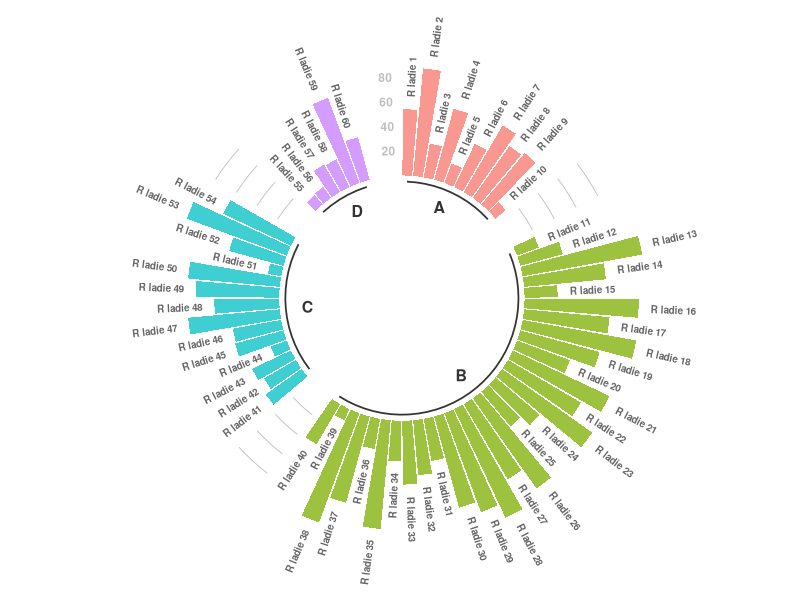

Write the R code that produced this figure.
# Librerias
library(ggplot2)
library(tidyverse)

data <- data.frame(
  individual=paste( "R ladie ", seq(1,60), sep=""),
  group=c( rep('A', 10), rep('B', 30), rep('C', 14), rep('D', 6)) ,
  value=sample( seq(10,100), 60, replace=T)
)

data$group<-as.factor(data$group)

# setear el numero de barras vacias entre cada grupo
empty_bar <- 3
to_add <- data.frame( matrix(NA, empty_bar*nlevels(data$group), ncol(data)) )
colnames(to_add) <- colnames(data)
to_add$group <- rep(levels(data$group), each=empty_bar)
data <- rbind(data, to_add)
data <- data %>% arrange(group)
data$id <- seq(1, nrow(data))

#Info para las etiquetas, alineacion y angulo
label_data <- data
number_of_bar <- nrow(label_data)
angle <- 90 - 360 * (label_data$id-0.5) /number_of_bar     
label_data$hjust <- ifelse( angle < -90, 1, 0)
label_data$angle <- ifelse(angle < -90, angle+180, angle)

# preparar la dataframe para la linea de base
#(en que posicion de x empieza  y termina la linea de base para cada grupo sin tener en cuenta los espacios vacios)
base_data <- data %>% 
  group_by(group) %>% 
  summarize(start=min(id), end=max(id) - empty_bar) %>% 
  rowwise() %>% 
  mutate(title=mean(c(start, end)))


# preparar la base de datos para armar la grilla del eje (escalas, tres segmento).
#Los segmentos del eje van en los espacios vacios y solo 
grid_data <- base_data
grid_data$end <- grid_data$end[ c( nrow(grid_data), 1:nrow(grid_data)-1)] + 1
#cambia el orden. Suma uno porque quiero que la linea de la grilla empiece un indice despues de que termina el grupo
grid_data$start <- grid_data$start - 1 #
grid_data <- grid_data[-1,] #entre el grupo D y A no hay segmentos por eso se borra la ultima linea

# El plot
con_eje <- ggplot(data, aes(x=as.factor(id), y=value, fill=group)) +    
  
  geom_bar(aes(x=as.factor(id), y=value, fill=group), stat="identity", alpha=0.5) +
  
  # Se agregan segmentos tenindo en cuenta los valores de y 
  geom_segment(data=grid_data, aes(x = end, y = 80, xend = start, yend = 80), colour = "grey", alpha=1, size=0.3 , inherit.aes = FALSE ) +
  geom_segment(data=grid_data, aes(x = end, y = 60, xend = start, yend = 60), colour = "grey", alpha=1, size=0.3 , inherit.aes = FALSE ) +
  geom_segment(data=grid_data, aes(x = end, y = 40, xend = start, yend = 40), colour = "grey", alpha=1, size=0.3 , inherit.aes = FALSE ) +
  geom_segment(data=grid_data, aes(x = end, y = 20, xend = start, yend = 20), colour = "grey", alpha=1, size=0.3 , inherit.aes = FALSE ) +
  
  # Se agregan los numeros de los segmentos
  annotate("text", x = rep(max(data$id),4), y = c(20, 40, 60, 80), label = c("20", "40", "60", "80") , color="grey", size=3 , angle=0, fontface="bold", hjust=1) +
  
  geom_bar(aes(x=as.factor(id), y=value, fill=group), stat="identity", alpha=0.5) +
  ylim(-100,120) +
  theme_minimal() +
  theme(
    legend.position = "none",
    axis.text = element_blank(),
    axis.title = element_blank(),
    panel.grid = element_blank(),
    plot.margin = unit(rep(-1,4), "cm") 
  ) +
  coord_polar() + 
  geom_text(data=label_data, aes(x=id, y=value+10, label=individual, hjust=hjust), color="black", fontface="bold",alpha=0.6, size=2.5, angle= label_data$angle, inherit.aes = FALSE ) +
  
  # Informacion de la linea base
  geom_segment(data=base_data, aes(x = start, y = -5, xend = end, yend = -5), colour = "black", alpha=0.8, size=0.6 , inherit.aes = FALSE )  +
  geom_text(data=base_data, aes(x = title, y = -18, label=group), hjust=c(1,1,0,0), colour = "black", alpha=0.8, size=4, fontface="bold", inherit.aes = FALSE)

con_eje



